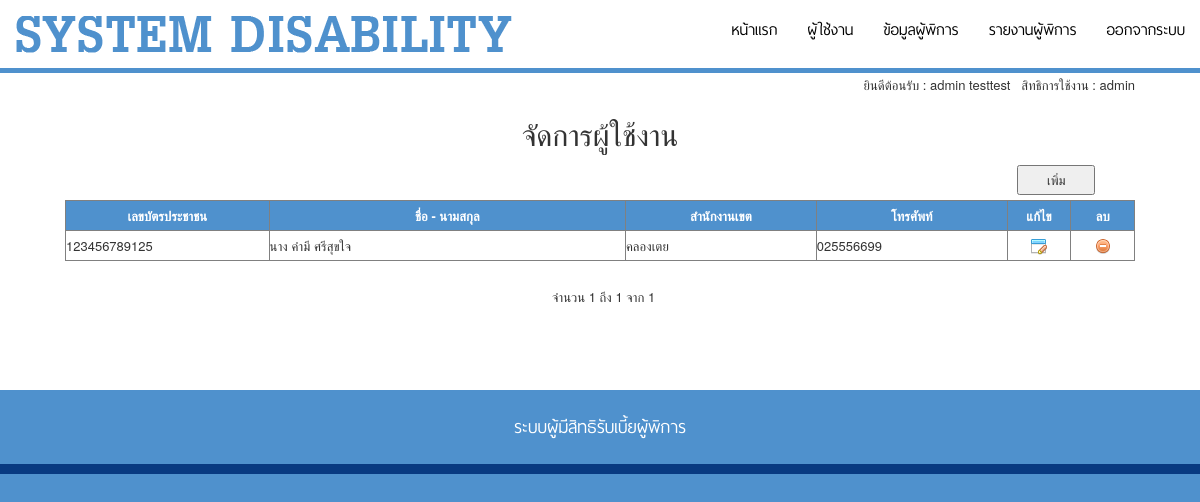
The page /mgr_user.php (signed in) on the database its author committed.
### tables this page shows
CREATE TABLE `logonuser` (
  `user_id` int(11) NOT NULL AUTO_INCREMENT,
  `user_id_card` varchar(255) DEFAULT NULL,
  `staff_id` int(255) DEFAULT NULL,
  `user_title` varchar(255) DEFAULT NULL,
  `user_name` varchar(255) DEFAULT NULL,
  `user_surname` varchar(255) DEFAULT NULL,
  `l_id` int(11) DEFAULT NULL,
  `user_tel` varchar(255) DEFAULT NULL,
  `user_email` varchar(255) DEFAULT NULL,
  `user_pass` varchar(255) DEFAULT NULL,
  `user_status` varchar(2) DEFAULT '1',
  PRIMARY KEY (`user_id`)
);

CREATE TABLE `tb_limit` (
  `l_id` int(11) NOT NULL AUTO_INCREMENT,
  `l_code` varchar(255) DEFAULT NULL,
  `l_name` varchar(255) DEFAULT NULL,
  `l_status` varchar(2) DEFAULT '1',
  PRIMARY KEY (`l_id`)
);

### function/connect.php (called while the page is built, shortened)
<?php
$dbname="disabled_db";
?>

### mgr_user.php (the view, shortened to what this page needs)
<!doctype html>
<html>
<head>
<?php require('inc_header.php'); ?>
</head>
<body style="background-color: #4F91CD">
<div class="container-fluid"  style="background-color: #FFFFFF">
	<?php require('inc_menu.php'); ?>
<table width="100%" border="0" cellspacing="1" cellpadding="1">
  <tbody>
    <tr>
      <td width="50px">&nbsp;</td>
      <td style="text-align: right;">ยินดีต้อนรับ : <?php echo $_SESSION["s_name"]; ?> &nbsp;&nbsp;สิทธิการใช้งาน : <?php echo $_SESSION["s_staff_name"]; ?></td>
      <td width="50px">&nbsp;</td>
    </tr>
    <tr>
      <td>&nbsp;</td>
      <td style="text-align: center;"><h2>จัดการผู้ใช้งาน</h2></td>
      <td>&nbsp;</td>
    </tr>
    <tr>
      <td>&nbsp;</td>
      <td style="height: 40px; text-align: right;">
      	<input type="button" name="btnAdd" value="&nbsp;&nbsp;&nbsp;&nbsp;&nbsp; เพิ่ม &nbsp;&nbsp;&nbsp;&nbsp;&nbsp;" onClick="window.location='add_user.php?m=add';" />
      </td>
      <td>&nbsp;</td>
    </tr>
    <tr>
      <td>&nbsp;</td>
      <td>
<?php
include ("function/connect.php");
$maxRows_rsmem = 30;
$pageNum_rsmem = 0;
$startRow_rsmem = $pageNum_rsmem * $maxRows_rsmem;
$query_rsmem = "
	SELECT *
	FROM logonuser a, tb_limit b
	WHERE a.l_id = b.l_id and a.staff_id = '3' and a.user_status = '1' and a.l_id = '".$_SESSION["s_limit_id"]."'
	ORDER BY a.user_id
";
$query_limit_rsmem = sprintf("%s LIMIT %d, %d", $query_rsmem, $startRow_rsmem, $maxRows_rsmem);
$rsmem=mysql_db_query($dbname,$query_limit_rsmem);
$row_rsmem = mysql_fetch_assoc($rsmem);
if (isset($_GET['totalRows_rsmem'])) {
  $totalRows_rsmem = $_GET['totalRows_rsmem'];
} else {
  $all_rsmem = mysql_query($query_rsmem);
  $totalRows_rsmem = mysql_num_rows($all_rsmem);
}
$totalPages_rsmem = ceil($totalRows_rsmem/$maxRows_rsmem)-1;
?>
    <table width="100%" border="1" cellspacing="0" cellpadding="0">
      <tr style="background-color: #4F91CD;color: #FFFFFF;">
        <th width="16%" height="30"><div align="center">เลขบัตรประชาชน</div></th>
        <th width="28%"><div align="center">ชื่อ - นามสกุล</div></th>
        <th width="15%"><div align="center">สำนักงานเขต</div></th>
        <th width="15%"><div align="center">โทรศัพท์</div></th>
		<th width="5%"><div align="center">แก้ไข</div></th>
        <th width="5%"><div align="center">ลบ</div></th>
    </tr>
<?php
$color01 = 0;
$color02 = "";
if ($totalRows_rsmem > 0) {
 	do {
				$y = $color01 % 2;
				if($y==0){ $color02 = "FFFFFF"; }else{ $color02 = "B0FCEA"; }
?>
<tr style="background-color: #<?php echo $color02; ?>;">
        <td height="30"><?php echo $row_rsmem["user_id_card"]; ?></td>
        <td><?php echo $row_rsmem["user_title"].' '.$row_rsmem["user_name"].' '.$row_rsmem["user_surname"]; ?></td>
        <td><?php echo $row_rsmem["l_name"]; ?></td>
        <td ><?php echo $row_rsmem["user_tel"]; ?></td>
        <td>
        	<div align="center">
        		<a href="#">
        			<img src="images/28.png" width="16" height="16" onClick="window.location='add_user.php?m=edit&id=<?php echo $row_rsmem["user_id"]; ?>';">
        		</a>
        	</div>
        </td>
        <td>
        	<div align="center">
        		<a href="#">
        			<img src="images/12.png" width="16" height="16" onClick="if(confirm('ยืนยันการลบ?')){ window.location='p_add_user.php?m=delete&id=<?php echo $row_rsmem["user_id"]; ?>'; }">
        		</a>
        	</div>
        </td>
</tr>
<?php
	  	$color01++;
  	} while ($row_rsmem = mysql_fetch_assoc($rsmem)); ?>
<?php }  ?>
    </table>
<br />
<p align="center" class="style16">&nbsp;
      จำนวน <?php echo ($startRow_rsmem + 1) ?> ถึง <?php echo min($startRow_rsmem + $maxRows_rsmem, $totalRows_rsmem) ?> จาก <?php echo $totalRows_rsmem ?></p>
<table border="0" width="50%" align="center">
      <tr>
        <td width="23%" height="47" align="center"><?php if ($pageNum_rsmem > 0) {  ?>
          <?php }  ?>        </td>
          <td width="31%" align="center"><?php if ($pageNum_rsmem > 0) {  ?>
            <?php }  ?>        </td>
          <td width="23%" align="center"><?php if ($pageNum_rsmem < $totalPages_rsmem) {  ?>
            <?php }  ?>        </td>
          <td width="23%" align="center"><?php if ($pageNum_rsmem < $totalPages_rsmem) {  ?>
            <?php }  ?>        </td>
        </tr>
</table>
      </td>
      <td>&nbsp;</td>
    </tr>
    <tr>
      <td>&nbsp;</td>
      <td>&nbsp;</td>
      <td>&nbsp;</td>
    </tr>
  </tbody>
</table>
</div>
<?php require('inc_footer.php'); ?>
</body>
</html>

### css/layout.css (style rules this page uses)
* { outline:none; }
body, html { font-family:"Helvetica Neue", Helvetica, Arial; font-size:13px; line-height:24px; }

### rows shown on the page
logonuser: user_id_card "123456789125", user_title "นาง", user_name "คำมี", user_surname "ศรีสุขใจ", tb_limit.l_name "คลองเตย", user_tel "025556699"

### other values the page prints
$_SESSION["s_name"] "admin testtest"
$_SESSION["s_staff_name"] "admin"
$startRow_rsmem + 1 "1"
min($startRow_rsmem + $maxRows_rsmem, $totalRows_rsmem) "1"
$totalRows_rsmem "1"
